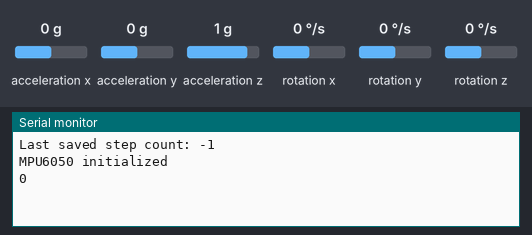
Bench run of a sketch on a simulated Arduino Uno, built with avr-gcc and run on an emulated ATmega328P. Shown: the last lines printed to the serial monitor. The test bench sets the inputs (shaded band); at power-on: acceleration x 0 g, acceleration z 1 g, acceleration y 0 g, rotation x 0 °/s, rotation y 0 °/s, rotation z 0 °/s.

Above: at 1.2 s.
1.3 s: acceleration x set to 0.8 g
At 2.5 s:
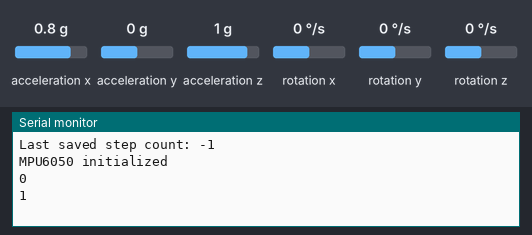
2.8 s: acceleration z set to 1.4 g
At 4.0 s:
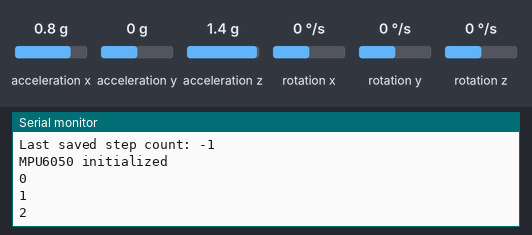
4.3 s: acceleration x set to 1.4 g
At 4.9 s:
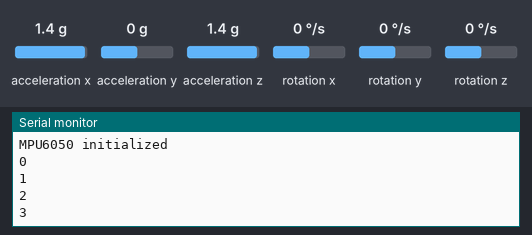
Timing chart, 0 to 7.3 s (numbered marks = the images above; inputs shaded):
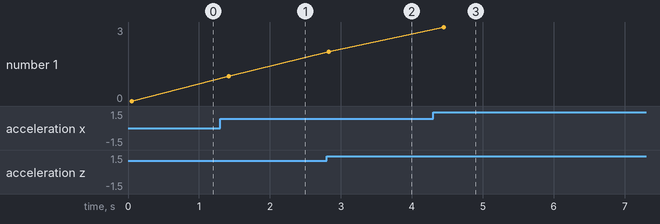

The sketch:

GY_Test_copy.ino
```cpp
#include <Wire.h>
#include <MPU6050.h>
#include <EEPROM.h>  // Add EEPROM library

MPU6050 mpu;
int stepCount = 0;
int XStep = 0;
int ZStep = 0;
float previousX = 0;
float previousZ = 0;
bool stepDetected = false;

// EEPROM address for storing step count
#define STEP_ADDR 0
// Save interval (steps) to reduce EEPROM wear
#define SAVE_INTERVAL 10
int lastSavedCount = 0;

void setup() {
  Serial.begin(9600);
  Wire.begin();
  mpu.initialize();

  //writeIntToEEPROM(STEP_ADDR, 0); // Reset Step Count

  if (!mpu.testConnection()) {
    Serial.println("MPU6050 connection failed");
    while (1);
  }

  // Read saved step count from EEPROM
  stepCount = readIntFromEEPROM(STEP_ADDR);
  lastSavedCount = stepCount;
  Serial.print("Last saved step count: ");
  Serial.println(stepCount);

  Serial.println("MPU6050 initialized");
}

void loop() {
  int16_t ax, ay, az;
  mpu.getAcceleration(&ax, &ay, &az);

  float accelX = ax / 16384.0; // Convert to g's
  float accelZ = az / 16384.0; // Convert to g's
  float Zthreshold = 0.3;
  float Xthreshold = 0.3;

  if (!stepDetected && (accelX - previousX) > Zthreshold) {
    XStep++;
    stepCount++;
    stepDetected = true;
    Serial.println(stepCount);
    saveStepCount(); // Check if we need to save
  }

  if ((accelX - previousX) < 0.2) {
    stepDetected = false;
  }

  if (!stepDetected && (accelZ - previousZ) > Xthreshold) {
    ZStep++;
    stepCount++;
    stepDetected = true;
    Serial.println(stepCount);
    saveStepCount(); // Check if we need to save
  }

  if ((accelZ - previousZ) < 0.2) {
    stepDetected = false;
  }

  previousX = accelX;
  previousZ = accelZ;
  delay(200); // adjust based on sampling needs
}

// Save step count to EEPROM periodically
void saveStepCount() {
  if (stepCount - lastSavedCount >= SAVE_INTERVAL) {
    writeIntToEEPROM(STEP_ADDR, stepCount);
    lastSavedCount = stepCount;
    Serial.println("Saved to EEPROM!");
  }
}

// Write a 2-byte integer to EEPROM
void writeIntToEEPROM(int address, int value) {
  EEPROM.write(address, highByte(value));
  EEPROM.write(address + 1, lowByte(value));
}

// Read a 2-byte integer from EEPROM
int readIntFromEEPROM(int address) {
  byte high = EEPROM.read(address);
  byte low = EEPROM.read(address + 1);
  return (high << 8) | low;
}
```

Measured:
- after the input at 1.3 s, the serial monitor: prints a new line after 0.12 s (image 1)
- after the input at 2.8 s, the serial monitor: prints a new line at once (image 2)
- after the input at 4.3 s, the serial monitor: prints a new line after 0.15 s (image 3)
- plotted number 1: 0 → 1 after the input at 1.3 s, 1 → 2 after the input at 2.8 s, 2 → 3 after the input at 4.3 s
